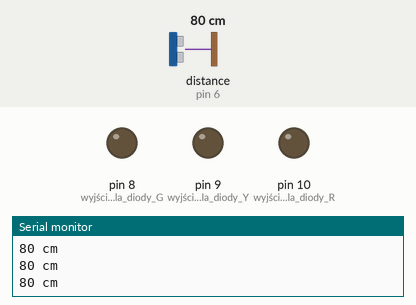
A sketch run on a simulated Arduino Uno, built with avr-gcc and run on an emulated ATmega328P. Shown: output pins drawn as LEDs (lit = HIGH), the last lines printed to the serial monitor. Wiring (inferred from the names in the program): ultrasonic range finder: trigger pin 7; echo pin 6. Inputs (shaded band) come from the test bench; at power-on: distance to the obstacle (sensor on pin 6) 80 cm. The echo pulse lasts 58.3 µs per cm; pins used as bus, display or sensor lines are not drawn.

Above: at 1.2 s.
1.3 s: distance to the obstacle (sensor on pin 6) set to 74 cm
At 2.5 s:
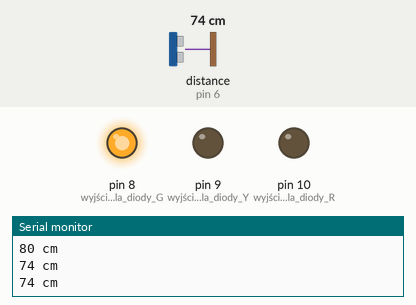
3.0 s: distance to the obstacle (sensor on pin 6) set to 46 cm
4.5 s: distance to the obstacle (sensor on pin 6) set to 42 cm
At 5.6 s:
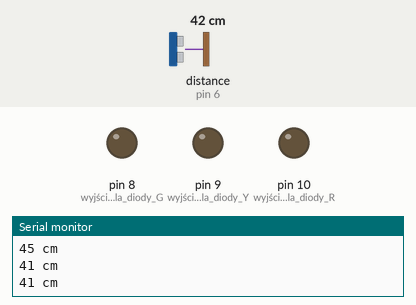
6.1 s: distance to the obstacle (sensor on pin 6) set to 2 cm
At 6.5 s:
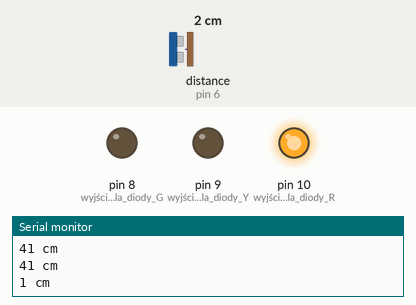
7.6 s: distance to the obstacle (sensor on pin 6) set to 35 cm
At 8.2 s:
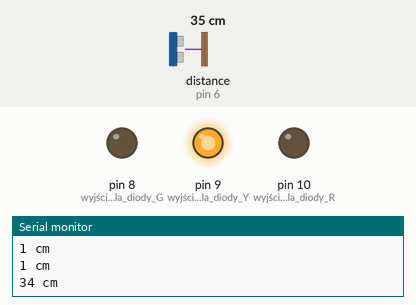
9.2 s: distance to the obstacle (sensor on pin 6) set to 38 cm
10.7 s: distance to the obstacle (sensor on pin 6) set to 41 cm
At 11.7 s:
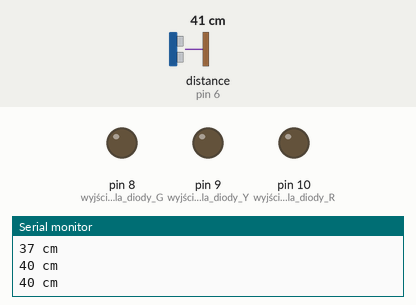
Timing chart, 0 to 13.2 s (numbered marks = the images above; inputs shaded):
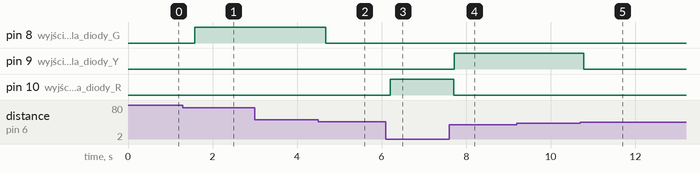

The sketch:

Traffic_Lights_hc-sro4.ino
```cpp
#define trigPin 7
#define echoPin 6

void setup()
{
  Serial.begin (9600);
  pinMode(trigPin, OUTPUT);
  pinMode(echoPin, INPUT);
  pinMode(10, OUTPUT);// wyjście dla diody R
  pinMode(9, OUTPUT);// wyjście dla diody Y
  pinMode(8, OUTPUT);// wyjście dla diody G
}


void loop()
{
  Serial.print(zmierzOdleglosc());
  Serial.println(" cm");

  zakresRED (0, 25);
  zakresYe (25, 40);
    zakresG (41, 80);


  delay(500);


}

int zmierzOdleglosc()
{
  long czas, dystans;

  digitalWrite(trigPin, LOW);
  delayMicroseconds(2);
  digitalWrite(trigPin, HIGH);
  delayMicroseconds(10);
  digitalWrite(trigPin, LOW);

  czas = pulseIn(echoPin, HIGH);
  dystans = czas / 58;

  return dystans;
}

void zakresRED(int a, int b)
{
  int jakDaleko = zmierzOdleglosc();
  if ((jakDaleko > a) && (jakDaleko < b)) {
    digitalWrite(10, HIGH);//wlacz diode
  }else {
    digitalWrite(10, LOW);// wylacz diode
  }}

  void zakresYe(int a, int b)
{
  int jakDaleko = zmierzOdleglosc();
  if ((jakDaleko > a) && (jakDaleko < b)) {
    digitalWrite(9, HIGH);//wlacz diode
  }else {
    digitalWrite(9, LOW);// wylacz diode
  }}

  void zakresG(int a, int b)
{
  int jakDaleko = zmierzOdleglosc();
  if ((jakDaleko > a) && (jakDaleko < b)) {
    digitalWrite(8, HIGH);//wlacz diode
  }else {
    digitalWrite(8, LOW);// wylacz diode
  }
}
```

Measured:
- the behaviour switches between 80 and 79 cm on distance to the obstacle (sensor on pin 6) (found by bisection; images 0 and 1)
- the behaviour switches between 43 and 42 cm on distance to the obstacle (sensor on pin 6) (found by bisection; images 1 and 2)
- the behaviour switches between 40 and 41 cm on distance to the obstacle (sensor on pin 6) (found by bisection; images 4 and 5)
- after the input at 1.3 s, pin 8 (wyjście_dla_diody_G): LOW → HIGH after 0.28 s
- after the input at 4.5 s, pin 8 (wyjście_dla_diody_G): HIGH → LOW after 0.17 s
- after the input at 6.1 s, pin 10 (wyjście_dla_diody_R): LOW → HIGH after 0.10 s
- after the input at 7.6 s, pin 9 (wyjście_dla_diody_Y): LOW → HIGH after 0.11 s; pin 10 (wyjście_dla_diody_R): HIGH → LOW after 0.11 s
- after the input at 10.7 s, pin 9 (wyjście_dla_diody_Y): HIGH → LOW after 0.08 s
